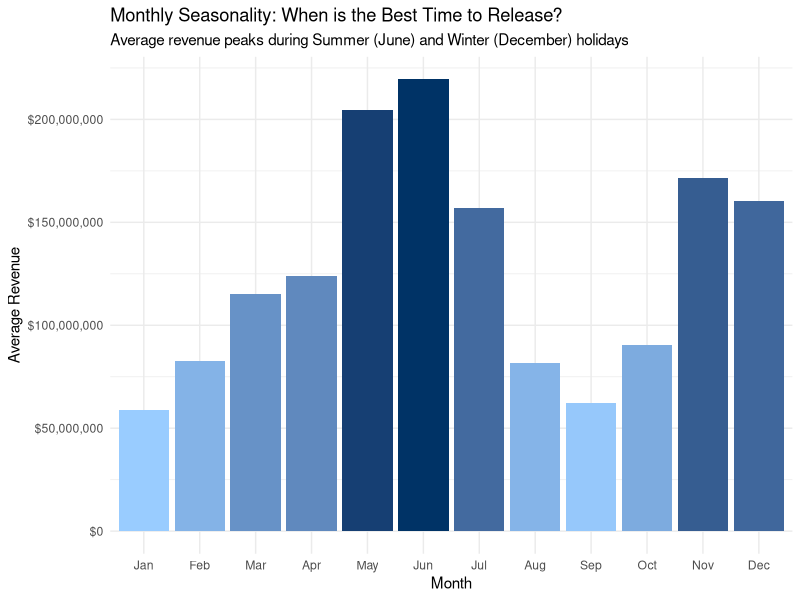
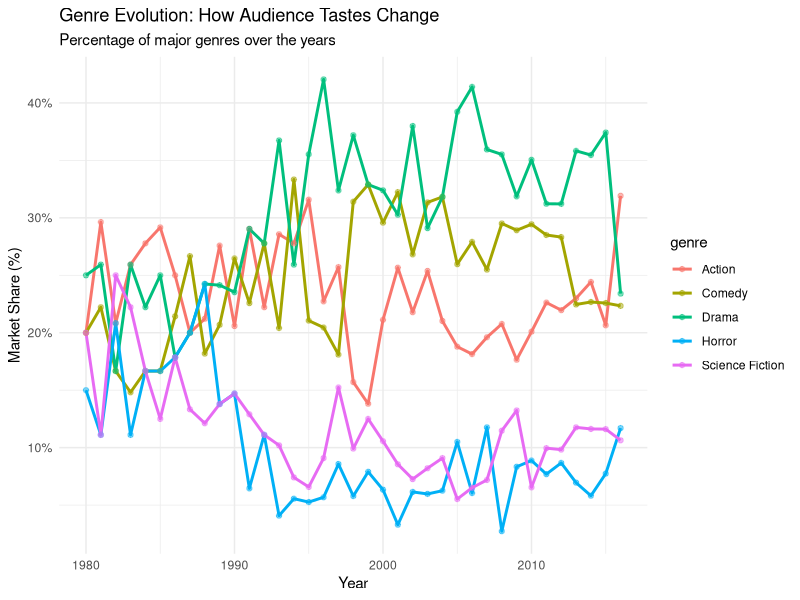

These figures' R source, in order:
library(tidyverse)
library(lubridate) # R 语言处理日期的黄金标准
library(scales)

if (!dir.exists("projects/TMDB/result")) dir.create("projects/TMDB/result")

# 0. 读取数据
df_cleaned <- read.csv("data/TMDB/cleaned/tmdb_cleaned.csv")

# 1. 数据准备
df_time <- df_cleaned %>%
    filter(!is.na(release_date) & release_date != "") %>%
    mutate(
        date = as.Date(release_date),
        year = year(date),
        month = month(date, label = TRUE, abbr = TRUE) # 提取月份缩写：Jan, Feb...
    ) %>%
    filter(year >= 1980 & year <= 2016) # 筛选数据较全的年份区间

pdf("projects/TMDB/result/movie_time_analysis.pdf", width = 10, height = 7)

# ------------------------------------------
# 任务 A：电影档期分析 (月度票房均值)
# ------------------------------------------
monthly_revenue <- df_time %>%
    group_by(month) %>%
    summarise(avg_revenue = mean(revenue, na.rm = TRUE))

p1 <- ggplot(monthly_revenue, aes(x = month, y = avg_revenue, fill = avg_revenue)) +
    geom_col(show.legend = FALSE) +
    scale_y_continuous(labels = label_dollar()) +
    scale_fill_gradient(low = "#99ccff", high = "#003366") +
    labs(
        title = "Monthly Seasonality: When is the Best Time to Release?",
        subtitle = "Average revenue peaks during Summer (June) and Winter (December) holidays",
        x = "Month", y = "Average Revenue"
    ) +
    theme_minimal()

print(p1)

# ------------------------------------------
# 任务 B：流派演变趋势 (1980 - 2016)
# ------------------------------------------
# 拆分流派并计算每年各流派的占比
genre_trend <- df_time %>%
    separate_rows(genres_clean, sep = ", ") %>%
    rename(genre = genres_clean) %>%
    filter(genre %in% c("Action", "Drama", "Comedy", "Science Fiction", "Horror")) %>%
    count(year, genre) %>%
    group_by(year) %>%
    mutate(percent = n / sum(n))

p2 <- ggplot(genre_trend, aes(x = year, y = percent, color = genre)) +
    geom_line(linewidth = 1) +
    geom_point(alpha = 0.5) +
    scale_y_continuous(labels = percent) +
    labs(
        title = "Genre Evolution: How Audience Tastes Change",
        subtitle = "Percentage of major genres over the years",
        x = "Year", y = "Market Share (%)"
    ) +
    theme_minimal()

print(p2)

dev.off()
